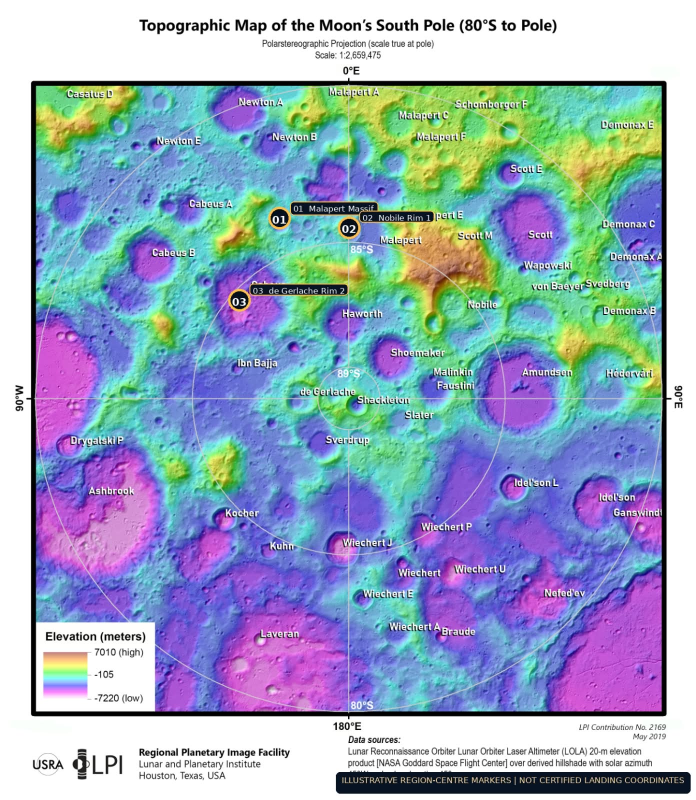
#> input picture lunarset_lunar_map_marked.png.jpeg, 1392 x 1600 px (shown at 1/2 size)
$ python -i infrastructure.py   (imports and definitions only)   (older library calls are emulated)
#> lines starting #> are read from the running program, lines starting #| are printed output that depends on the picture
#> further down, picture is the input picture: shape (1600, 1392, 3); mean B, G, R 192.7, 170, 152.9
"""Landing phase: composite the Meshy infrastructure renders onto an uploaded lunar photo."""
from pathlib import Path
import cv2, numpy as np

SPRITE_DIR = Path(__file__).resolve().parent.parent / "assets" / "sprites"

# Anchor = point where the structure touches the ground (relative x, y), width as a fraction
# of the photo width. Layout mirrors the reference "Post-Landing" figure in the idealization doc.
LAYOUT = {
    "LUNAR HABITAT":         dict(sprite="habitat",       anchor=(0.30, 0.47), w=0.25, color=(85, 184, 244)),
    "SOLAR POWER STATION":   dict(sprite="solar",         anchor=(0.76, 0.40), w=0.24, color=(80, 220, 255)),
    "COMMUNICATION STATION": dict(sprite="communication", anchor=(0.11, 0.66), w=0.10, color=(255, 150, 220)),
    "AGRICULTURAL LAB":      dict(sprite="greenhouse",    anchor=(0.73, 0.77), w=0.21, color=(120, 255, 130)),
    "LANDING ZONE":          dict(sprite=None,            anchor=(0.36, 0.89), w=0.16, color=(255, 255, 255)),
    "RESOURCE ZONE":         dict(sprite=None,            anchor=(0.52, 0.64), w=0.10, color=(255, 216, 79)),
}
LINKS = [("LANDING ZONE", "LUNAR HABITAT"), ("LUNAR HABITAT", "SOLAR POWER STATION"),
         ("LUNAR HABITAT", "COMMUNICATION STATION"), ("LUNAR HABITAT", "AGRICULTURAL LAB"),
         ("LUNAR HABITAT", "RESOURCE ZONE")]

_cache = {}
# [6 lines left out: function sprite, not called in this run]

def roughness_map(img):
    g = cv2.GaussianBlur(cv2.cvtColor(img, cv2.COLOR_BGR2GRAY), (0, 0), 2).astype(np.float32)
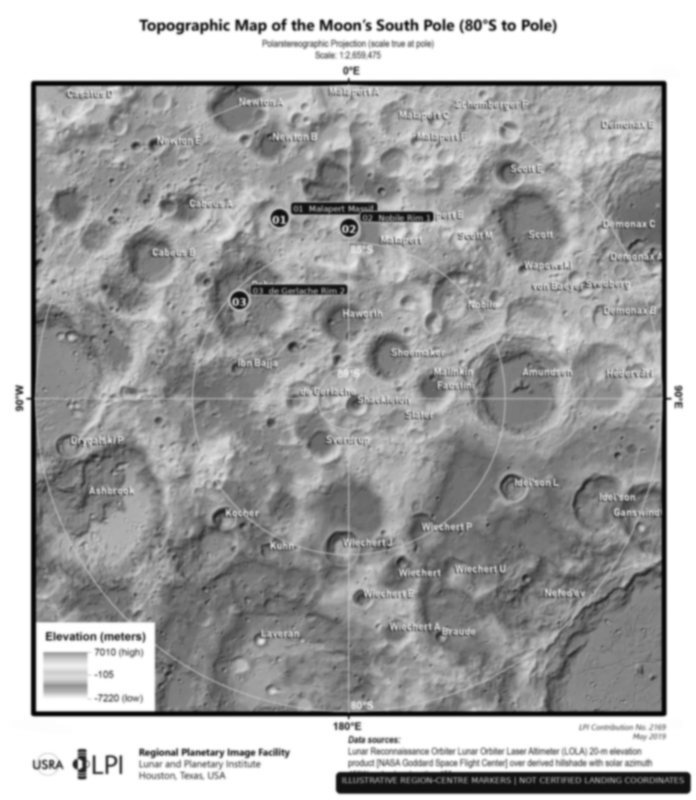
#> g: shape (1600, 1392) float32 (shown at 1/2 size); min 2, max 255, mean 167.5
    m = np.hypot(cv2.Sobel(g, cv2.CV_32F, 1, 0), cv2.Sobel(g, cv2.CV_32F, 0, 1))
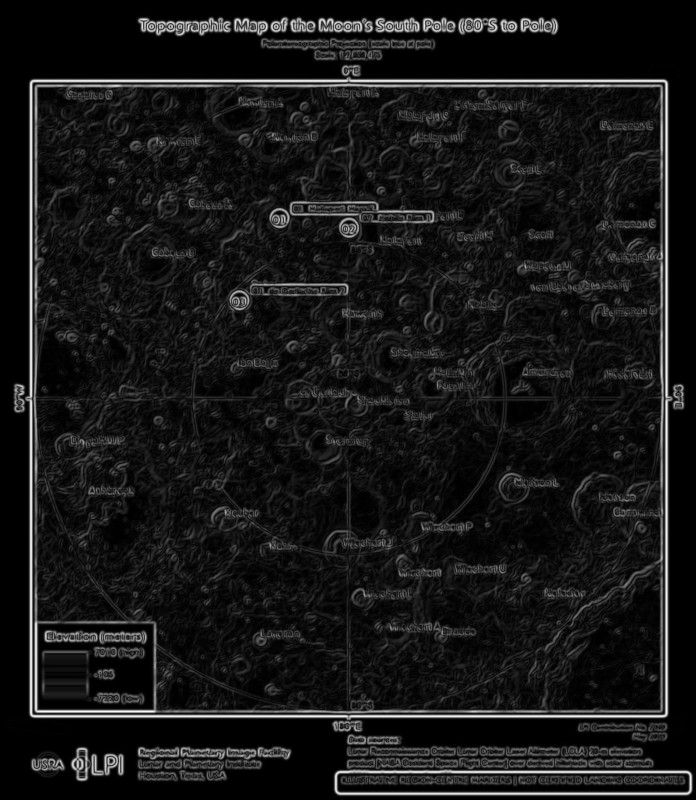
#> m: shape (1600, 1392) float32 (shown at 1/2 size); min 0, max 380, mean 34.8; drawn with min black and max white
    return cv2.GaussianBlur(m, (0, 0), 12)
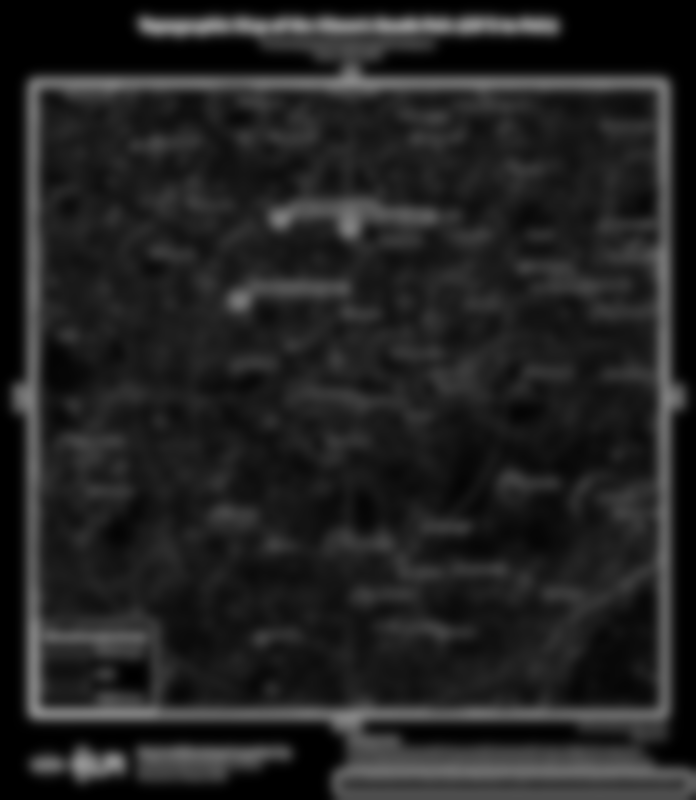
#> returned value: shape (1600, 1392) float32 (shown at 1/2 size); min 0, max 147.2, mean 34.9

# [81 lines left out: functions snap_to_smooth, _dashed, _label, _paste, compose, not called in this run]

>>> import cv2
>>> picture = cv2.imread('../lunarset_lunar_map_marked.png.jpeg')
>>> result = roughness_map(picture)
